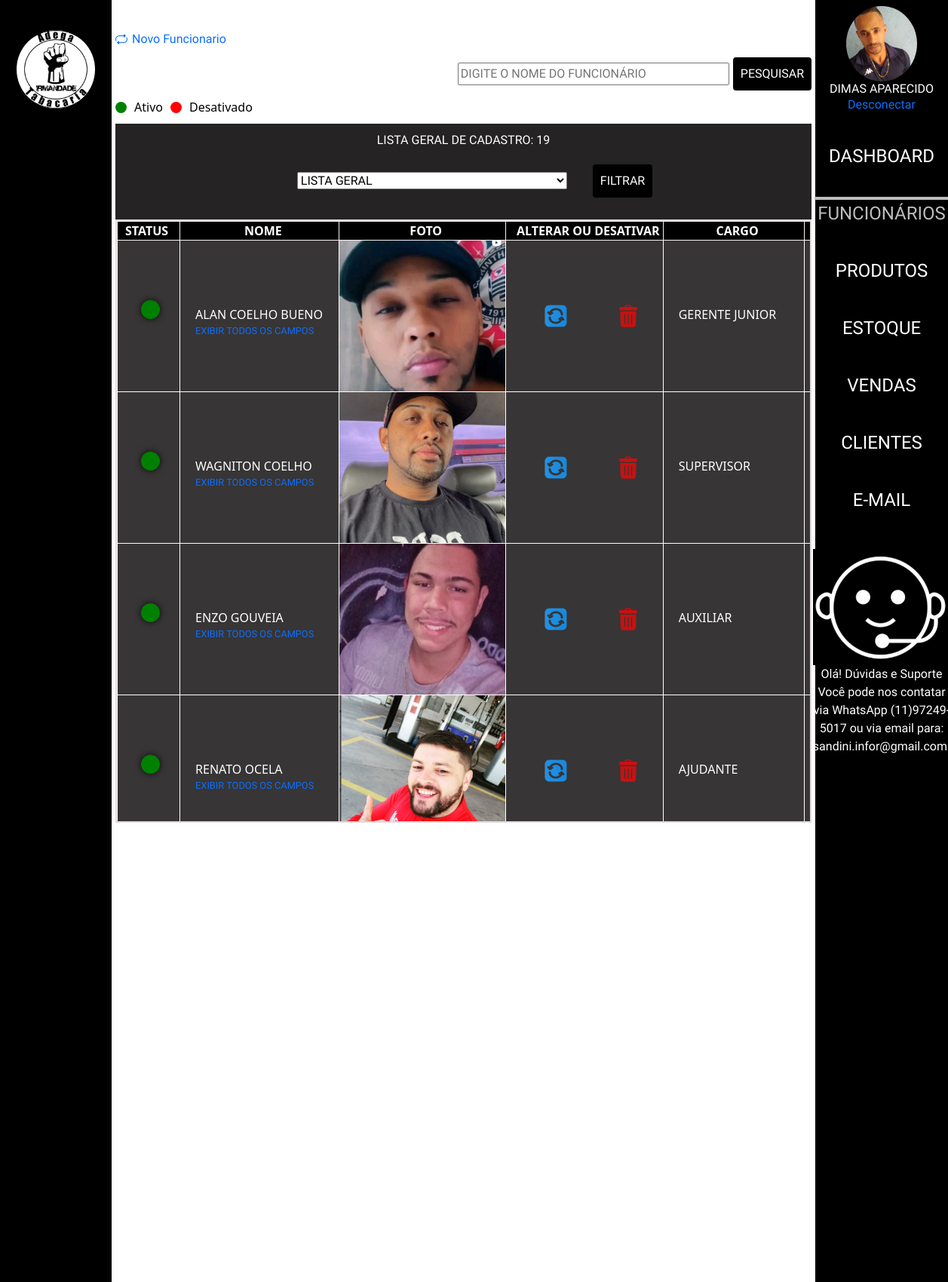
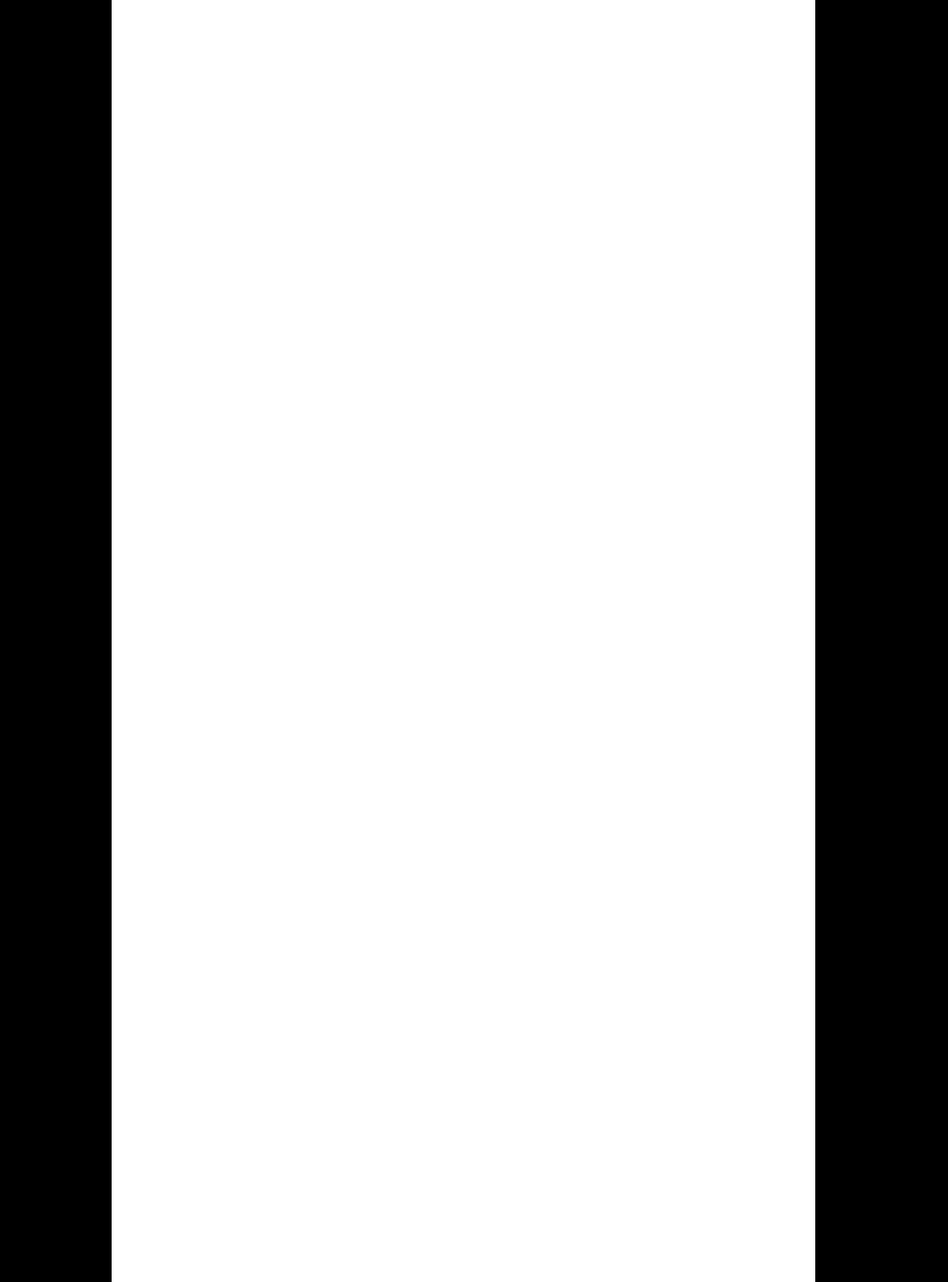
/admin/index.php?p=funcionarios (signed in, upper part), run on the app's committed database (2 pictures, top to bottom).
### tables this page shows
CREATE TABLE `tblfuncionarios` (
  `idFuncionario` int(11) NOT NULL,
  `nomeFuncionario` varchar(50) NOT NULL,
  `altFuncionario` varchar(50) NOT NULL,
  `cargoFuncionario` varchar(20) NOT NULL,
  `dataNascFuncionario` date NOT NULL,
  `emailFuncionario` varchar(80) NOT NULL,
  `senhaFuncionario` varchar(20) NOT NULL,
  `nivelFuncionario` varchar(15) NOT NULL,
  `dataAdmissaoFuncionario` date NOT NULL,
  `enderecoFuncionario` varchar(50) NOT NULL,
  `telFuncionario` varchar(15) NOT NULL,
  `cepFuncionario` varchar(10) NOT NULL,
  `statusFuncionario` varchar(10) NOT NULL,
  `fotoFuncionario` varchar(100) DEFAULT NULL,
  `linkFaceFuncionario` varchar(150) NOT NULL,
  `linkInstaFuncionario` varchar(150) NOT NULL,
  `linkWhatsFuncionario` varchar(150) NOT NULL
);

CREATE TABLE `tblusuarios` (
  `idUsuario` int(11) NOT NULL,
  `nomeUsuario` varchar(50) NOT NULL,
  `emailUsuario` varchar(80) NOT NULL,
  `senhaUsuario` varchar(20) NOT NULL,
  `statusUsuario` varchar(10) NOT NULL,
  `fotoUsuario` varchar(100) NOT NULL
);

### admin/authenticacao.php (called while the page is built, shortened)
<?php
if (isset($_SESSION['idUsuario'])) {
    $tipoUsuario = 'cliente';
} elseif (isset($_SESSION['idFuncionario'])) {
    $id = $_SESSION['idFuncionario'];
    $tipoUsuario = 'funcionario';
} else {
    header("location: http://localhost/AdegaIrmandadeLocal/admin/loginAdmin.php");
    exit;
}
$pagina = @$_GET['p'];
require_once('class/cliente.php');
require_once('class/funcionario.php');
if ($tipoUsuario === 'cliente') {
    $usuarios = new ClienteClass($id);
} elseif ($tipoUsuario === 'funcionario') {
    $funcionarios = new FuncionarioClass($id);
    $usuario = $funcionarios;
}

### admin/class/funcionario.php (called while the page is built, shortened)
<?php
class FuncionarioClass
{
    public function listarAtivos()
    {
        $sql = "SELECT * FROM tblfuncionarios WHERE statusFuncionario = 'ATIVO' ORDER BY idFuncionario ASC";
        $conn = Conexao::LigarConexao();
        $resultado = $conn->query($sql);
        $lista = $resultado->fetchAll();
        return $lista;
    }
    public function listarDesativados()
    {
        $sql = "SELECT * FROM tblfuncionarios WHERE statusFuncionario = 'DESATIVADO' ORDER BY idFuncionario ASC";
        $conn = Conexao::LigarConexao();
        $resultado = $conn->query($sql);
        $listaDesativados = $resultado->fetchAll();
        return $listaDesativados;
    }
   }

### admin/class/cliente.php (called while the page is built, shortened)
<?php
class ClienteClass
{
    public $idUsuario;
public function __construct($id = false)
    {
        if ($id) {
            $this->idUsuario = $id;
            $this->Carregar();
        }
    }
    public function Carregar()
    {
        $query = "SELECT * FROM tblusuarios WHERE idUsuario = " . $this->idUsuario;
        $conn = Conexao::LigarConexao();
        $resultado = $conn->query($query);
        $lista = $resultado->fetchAll();
        foreach ($lista as $linha) {
            $this->nomeUsuario = $linha['nomeUsuario'];
            $this->fotoUsuario = $linha['fotoUsuario'];
        }
        }
 }

### admin/funcionarios/listar.php (the view, shortened to what this page needs)
<?php
require_once('class/funcionario.php');
$funcionario = new FuncionarioClass();
$listaAtivos = $funcionario->listarAtivos();
$listaDesativados = $funcionario->listarDesativados();
$listaFiltrada = array_merge($listaAtivos, $listaDesativados);
$statusFiltrar = '';
$totalCadastrados = count($listaFiltrada);
$totalAtivos = count($listaAtivos);
$totalDesativados = count($listaDesativados);
?>
<div>
    <a class="icon-link icon-link-hover" style="--bs-icon-link-transform: translate3d(0, -.125rem, 0);" href="index.php?p=funcionarios&f=cadastrar">
        Novo Funcionario
    </a>
</div>
<div>
    <form class="CampoPes" action="" method="POST">
        <input type="text" id="searchInput" name="searchInput" placeholder="Digite o nome do funcionário">
        <button type="submit">Pesquisar</button>
    </form>
</div>
<?php if (empty($statusFiltrar) || $statusFiltrar === 'LISTA GERAL') : ?>
    <div class="legenda-status">
        <div class="bolinha verde"></div>
        <span>Ativo</span>
        <div class="bolinha vermelha"></div>
        <span>Desativado</span>
    </div>
<?php endif; ?>
<form class="formStatus" action="" method="POST">
    <div>
        <select class="seleAtual" aria-label="Default select example" name="statusFuncionario">
            <option value="" <?php echo empty($statusFiltrar) ? 'selected' : 'LISTA GERAL'; ?>>LISTA GERAL</option>
        </select>
        <button type="submit">Filtrar</button>
    </div>
    <div>
        <?php if ($statusFiltrar === 'ATIVO') : ?>
            <p class="total">Total de ativos: <?php echo $totalAtivos; ?></p>
        <?php elseif ($statusFiltrar === 'DESATIVADO') : ?>
            <p class="total">Total de desativados: <?php echo $totalDesativados; ?></p>
        <?php else : ?>
            <p class="total">Lista Geral de Cadastro: <?php echo $totalCadastrados; ?></p>
        <?php endif; ?>
    </div>
</form>
<div class="table-container" id="arrastarMouse">
    <div>
        <table>
            <thead>
                <tr>
                    <?php if (empty($statusFiltrar) || $statusFiltrar === 'LISTA GERAL') : ?>
                        <th class="spanstatus">Status</th>
                    <?php endif; ?>
                    <th>Nome</th>
                    <th>Foto</th>
                    <?php if ($statusFiltrar !== 'DESATIVADO') : ?>
                        <th>Alterar ou Desativar</th>
                    <?php endif; ?>
                    <th>Cargo</th>
                    <th>Nivel de Acesso</th>
                </tr>
            </thead>
            <tbody>
                <?php foreach ($listaFiltrada as $linha) : ?>
                    <?php if (empty($statusFiltrar) || $linha['statusFuncionario'] === $statusFiltrar) : ?>
                        <tr>
                            <?php if (empty($statusFiltrar) || $statusFiltrar === 'LISTA GERAL') : ?>
                                <td class="spanstatus">
                                    <?php if ($linha['statusFuncionario'] === 'ATIVO') : ?>
                                        <span class="status-span active-status"></span>
                                    <?php else : ?>
                                        <span class="status-span inactive-status"></span>
                                    <?php endif; ?>
                                </td>
                            <?php endif; ?>
                            <td class="nomeFunc"   ><?php echo $linha['nomeFuncionario'] ?>
                            <a href="index.php?p=funcionarios&f=listatodos&id=<?php echo $linha['idFuncionario'] ?>">
                                        Exibir Todos os Campos
                                    </a>
                             </td>
                            <td class="fotoGeral">
                                <a href="../admin/img/<?php echo $linha['fotoFuncionario'] ?>" data-lightbox="<?php echo $linha['nomeFuncionario'] ?>" data-title="<?php echo $linha['nomeFuncionario'] ?>">
                                    <img src="../admin/img/<?php echo $linha['fotoFuncionario'] ?>" data-alt="<?php echo $linha['nomeFuncionario'] ?>">
                                </a>
                            </td>
                            <?php if ($statusFiltrar !== 'DESATIVADO') : ?>
                                <td class="btngrudsicone">
                                    <a href="index.php?p=funcionarios&f=atualizar&id=<?php echo $linha['idFuncionario'] ?>">
                                        <img src="./img/setas-flechas.png" alt="">
                                    </a>
                                    <a href="index.php?p=funcionarios&f=desativar&id=<?php echo $linha['idFuncionario'] ?>" onclick="return confirmarDesativacao()">
                                        <img src="./img/lixeira-de-reciclagem.png" alt="">
                                    </a>
                                </td>
                            <?php endif; ?>
                            <td><?php echo $linha['cargoFuncionario'] ?></td>
                            <td><?php echo $linha['nivelFuncionario'] ?></td>
                        </tr>
                    <?php endif; ?>
                <?php endforeach; ?>
            </tbody>
        </table>
    </div>
</div>

### admin/index.php (shortened to what this page needs)
<?php
require_once('authenticacao.php');
?>
<!DOCTYPE html>
<html lang="pt-BR">
<head>
    <link rel="stylesheet" href="../src/css/reset.css">
    <link rel="stylesheet" href="https://cdnjs.cloudflare.com/ajax/libs/animate.css/4.1.1/animate.min.css">
    <link rel="stylesheet" href="https://cdn.jsdelivr.net/npm/bootstrap@5.3.2/dist/css/bootstrap.min.css">
    <link rel="stylesheet" href="./css/estilo.css">
</head>
<body>
    <main>
        <section class="topoEsquerda">
            <h1>
                <img src="img/logoadega.png" alt=" imagem da logo">
            </h1>
        </section>
        <div class="box">
            <?php
            switch ($pagina) {
                case 'funcionarios':
                    require_once('funcionarios/funcionarios.php');
                    break;
            }
            ?>
        </div>
        <div class="menu">
            <?php
            $pagina = @$_GET['p'];
            ?>
            <div class="divlogin">
                <?php
                $foto = isset($usuarios->fotoUsuario) ? $usuarios->fotoUsuario : (isset($funcionarios->fotoFuncionario) ? $funcionarios->fotoFuncionario : null);
                $nome = isset($usuarios->nomeUsuario) ? $usuarios->nomeUsuario : (isset($funcionarios->nomeFuncionario) ? $funcionarios->nomeFuncionario : null);
                if (!empty($foto)) {
                    echo '<img src="../admin/img/' . $foto . '" alt="User">';
                } else {
                    echo '<img src="../admin/img/btnuser.png" alt="Imagem Padrão">';
                }
                echo '<h2>' . $nome . '</h2>';
                ?>
                <a href="desconectar.php">Desconectar</a>
            </div>
            <nav>
                <ul>
                    <li><a href="index.php?p=dashboard" class="<?= ($pagina == 'dashboard' || $pagina == '') ? 'menuAtivo' : ''; ?>"> Dashboard </a></li>
                    <li><a href="index.php?p=funcionarios" class="<?= ($pagina == 'funcionarios') ? 'menuAtivo' : ''; ?>"> Funcionários </a></li>
                    <li><a href="index.php?p=produtos" class="<?= ($pagina == 'produtos') ? 'menuAtivo' : ''; ?>"> Produtos </a></li>
                    <li><a href="index.php?p=estoque" class="<?= ($pagina == 'estoque') ? 'menuAtivo' : ''; ?>"> Estoque </a></li>
                    <li><a href="index.php?p=vendas" class="<?= ($pagina == 'vendas') ? 'menuAtivo' : ''; ?>"> Vendas </a></li>
                    <li><a href="index.php?p=clientes" class="<?= ($pagina == 'clientes') ? 'menuAtivo' : ''; ?>"> Clientes </a></li>
                    <li><a href="index.php?p=contato" class="<?= ($pagina == 'contato') ? 'menuAtivo' : ''; ?>"> E-mail </a></li>
                    <li class="geralAjuda"><img class="iconeAjuda" src="../admin/img/ajudaSuporte.png" alt=""></a>
                        <p class="msnSuporte">Olá! Dúvidas e Suporte
                            Você pode nos contatar
                            via WhatsApp (11)97249-5017
                            ou via email para:
                            sandini.infor@gmail.com.</p>
                    </li>
                </ul>
            </nav>
        </div>
    </main>
</body>
</html>

### admin/css/estilo.css (style rules this page uses)
* a, h1, h2, h3, h4 { font-family: 'Secular One'; font-size: 16px; text-align: center; margin: 0; padding: 0; box-sizing: border-box; text-decoration: none; }
textarea, select, input { text-transform: uppercase; }
body { display: flex; flex-direction: column; min-height: 100vh; color: #ffffff; }
h1 { width: 80%; margin-top: 10px }
h1 img { width: 70%; border-radius: 50%; }
.divlogin { width: 100%; display: flex; align-items: center; flex-direction: column; justify-content: space-between; padding: 8px; }
.divlogin img { border-radius: 50%; max-width: 180px; max-height: 100px; }
.topoEsquerda { background: #000000; display: flex; flex-direction: column; width: 200px; justify-content: space-between; align-items: center; padding-bottom: 345px; }
main { width: 100%; flex: 1; display: flex; }
.menu { display: flex; background: #000000; color: #ffffff; text-align: center; margin: 0 auto; width: 14%; align-items: center; flex-direction: column; }
ul { padding: 10px 20px; }
ul li { padding: 20px 20px; }
nav ul li a { color: #ffffff; text-decoration: none; font-size: 1.5em; text-transform: uppercase; }
.menuAtivo { color: #bdbdbd !important; border-top: solid 4px #bdbdbd; padding: 4px; }
.box { width: 100%; min-height: 400px; overflow: auto; box-sizing: border-box; padding: 40px 5px; color: #000000; }
.fotoGeral { width: 100%; object-fit: cover; text-indent: 0; }
.fotoGeral img { width: 220px; height: 200px; object-fit: cover; }
.table-container { max-height: 800px; overflow-y: auto; overflow-x: auto; border: 2px solid #e3dada; text-align: justify; white-space: nowrap; cursor: grab; }
table { width: 100%; border-collapse: collapse; border: 1px solid #f8f1f1; }
td { background: #373535; border: 1px solid #fff; color: #fff; text-indent: 20px; text-transform: uppercase; width: 100%; }
th { border: 1px solid #f8f1f1; text-align: center; font-size: 1.0em; font-weight: bold; text-transform: uppercase; text-indent: 10px; background: #000000; color: #ffffff; }
h1 { text-align: center; background: #000000; width: 100%; padding: 30px 0px; text-transform: uppercase; }
form { display: flex; flex-direction: column; align-items: center; background: #252323; width: 100%; font-family: 'Secular One'; text-transform: uppercase; }
input { margin: 5px 5px; width: 360px; text-transform: uppercase; }
select { margin: 30px; }
button { margin: 10px 0; padding: 10px; background-color: #000000; color: #fff; border: none; border-radius: 4px; text-transform: uppercase; }
.seleAtual { width: 358px; }
.total { color: #ffffff; font-size: 1.0em; margin-bottom: 0; }
.formStatus { display: flex; flex-direction: column-reverse; justify-content: space-around; padding: 10px; }
.CampoPes { display: flex; justify-content: flex-end; flex-direction: row; background: none; }
.btngrudsicone img { margin-right: 30px; margin-left: 30px; }
.spanstatus { text-align: center; padding-right: 15px; }
.status-span { display: inline-block; width: 25px; height: 25px; border-radius: 50%; box-shadow: 0 0 10px rgba(0, 0, 0, 0.8); }
.active-status { background-color: green; animation: pulse 1s infinite alternate; padding: 5px 5px; }
.legenda-status { display: flex; align-items: center; gap: 10px; margin-bottom: 10px; }
.bolinha { width: 15px; height: 15px; border-radius: 50%; }
.verde { background-color: green; }
.vermelha { background-color: red; }
.iconeAjuda { width: 100%; }
.msnSuporte { font-family: 'Secular One'; }
.geralAjuda { display: flex; flex-direction: column; margin-top: 7px; }

### admin/funcionarios/listar.php (style rules this page uses)
.nomeFunc a { display: flex; font-size: 0.8em; }

### data on the page
tblfuncionarios: statusFuncionario "ATIVO" (drawn), nomeFuncionario "ALAN COELHO BUENO", fotoFuncionario (picture), cargoFuncionario "GERENTE JUNIOR"
tblfuncionarios: statusFuncionario "ATIVO" (drawn), nomeFuncionario "WAGNITON COELHO", fotoFuncionario (picture), cargoFuncionario "SUPERVISOR"
tblfuncionarios: statusFuncionario "ATIVO" (drawn), nomeFuncionario "ENZO GOUVEIA", fotoFuncionario (picture), cargoFuncionario "AUXILIAR"
tblfuncionarios: statusFuncionario "ATIVO" (drawn), nomeFuncionario "RENATO OCELA", fotoFuncionario (picture), cargoFuncionario "AJUDANTE"
tblusuarios: fotoUsuario (picture), nomeUsuario "DIMAS APARECIDO"

### other printed values
$totalCadastrados "19"
